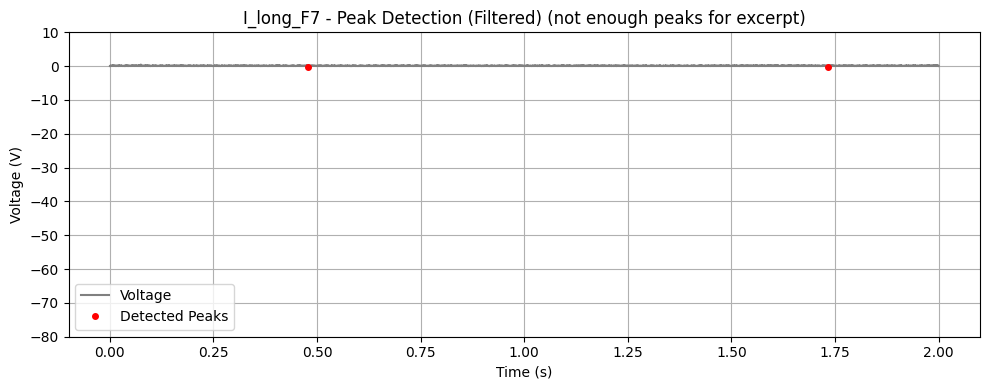
#> input picture 7.png, 989 x 390 px, given in place of MJ_LED.mp4, which was not available
$ jupyter execute ImageG_video.ipynb
#> lines starting #> are read from the running program, lines starting #| are printed output that depends on the picture; after the words box and inside, x2 and y2 are one past the last pixel; in counts of white or black regions, pixels touching at a corner belong together; pictures that were not available may be replaced by others from this repository, and a replacement may not be noted
[cell 1]
# made by Gibeom LEE, HI LAB
# ImageJ와 같은 영상 분석 툴입니다.
# 민감도를 조절한 후, 각 프레임을 사진으로 저장할 수 있습니다.

# space bar: 일시정지/재시작
# s: 모든 프레임 사진 저장
# q: 종료


# 트랙바 설명
#R_MIN : 픽셀의 빨강 채널 값이 이 값 이상일 때만 선택
#G_MIN : 픽셀의 초록 채널 값이 이 값 이상일 때만 선택
#B_MIN : 픽셀의 파랑 채널 값이 이 값 이상일 때만 선택
#BLUR_K : 영상에 중간값 블러(median blur)를 적용해 노이즈를 줄이는 강도 (커널 크기)
#MORPH_K : 마스크에 열림/닫힘(morphology) 연산을 적용해 작은 잡영역 제거 및 구멍 메우기 강도 (커널 크기)
#LargestOnly : 여러 선택 영역 중 가장 큰 영역만 남길지 여부 (0=모두 유지, 1=가장 큰 것만 유지)
#InvertMask : 마스크를 반전해 선택 영역을 뒤집을지 여부 (0=그대로, 1=반전)
#SideCutPercent : 화면 좌우 몇 %를 잘라내고 중앙 영역만 유지할지 조절 (0=전체, 40=양쪽 40% 잘라냄)

[cell 2]
import cv2, time, os, json
import numpy as np
import pandas as pd
from pathlib import Path
import matplotlib.pyplot as plt
import glob  # 폴더 내 파일 리스트 가져오는 라이브러리

# --- 사용자 설정 ---
# 1) 비디오 파일 경로
video_path = Path(r"C:\Users\user\Downloads\MJ LED\MJ_LED.mp4")

# 2) 영상 가로의 실제 길이(mm) → 픽셀-면적 환산용
side_length_mm = 66.0

# --- 저장 프레임 간격 설정 ---
SAVE_EVERY = 1 # 이 값의 배수 프레임만 이미지 저장 (예: 10이면 10,20,30,...)
SAVE_OFFSET = 0       # 시작 오프셋 (예: 5면 5,15,25,...)
CSV_ONLY_SAVED = False  # True면 CSV에도 저장한 프레임만 기록, False면 모든 프레임 기록
EXCLUDE_FRAME0 = True   # ← (NEW) 0번 프레임 저장 제외
DEBUG_PRINT_SAVED = True  # ← (NEW) 저장되는 프레임 인덱스 매번 출력

[cell 3]
# ==================================
# 폴더/파일 경로 정의
# ==================================
base_folder = video_path.parent / f"{video_path.stem}_video_analysis"
Original_folder = base_folder / "Original"
Binary_folder = base_folder / "Binary"
csv_path = base_folder / f"{video_path.stem}_area.csv"
params_path = base_folder / "last_params.json"   # 슬라이더 저장 파일

base_folder.mkdir(parents=True, exist_ok=True)

# ==================================
# 핵심 함수 정의 (변화 없음)
# ==================================

def odd_from_slider(x: int) -> int:
    if x <= 1: return 0
    v = x if x % 2 == 1 else x - 1
    return max(3, v)

def win_longpath(path: Path) -> str:
    s = str(path)
    if os.name == "nt":
        if len(s) >= 2 and s[1] == ":" and not s.startswith("\\\\?\\"):
            return "\\\\?\\" + s
    return s

# [22 lines left out: function safe_write_image, not called in this run]

def preprocess_and_mask(frame: np.ndarray, r_min: int, g_min: int, b_min: int, blur_k: int, morph_k: int, largest_only: bool) -> np.ndarray:
    """
    원본 프레임에 전처리(블러링, 모폴로지) 및 색상 필터링을 적용하여 마스크를 생성합니다.
    """
    mask = cv2.inRange(frame, (b_min, g_min, r_min), (255, 255, 255))
    if blur_k > 1:
        mask = cv2.medianBlur(mask, blur_k)
    if morph_k > 1:
        kernel = cv2.getStructuringElement(cv2.MORPH_RECT, (morph_k, morph_k))
        mask = cv2.morphologyEx(mask, cv2.MORPH_CLOSE, kernel)
    return mask

def postprocess_mask(mask: np.ndarray, invert: bool, side_cut_percent: int, largest_only: bool) -> np.ndarray:
    if invert:
        mask = cv2.bitwise_not(mask)
    h, w = mask.shape[:2]
    cut_percent = np.clip(side_cut_percent, 0, 50) / 100.0
    left_cut = int(w * cut_percent)
    right_cut = int(w * (1.0 - cut_percent))
    roi = np.zeros_like(mask)
    roi[:, left_cut:right_cut] = 255
    mask = cv2.bitwise_and(mask, roi)
    if largest_only:
        fg = (mask > 0).astype(np.uint8)
        num, labels, stats, _ = cv2.connectedComponentsWithStats(fg, connectivity=8)
        if num > 1:
            areas = stats[1:, cv2.CC_STAT_AREA]
            largest = 1 + np.argmax(areas)
            fg = (labels == largest).astype(np.uint8) * 255
            mask = fg
        else:
            mask[:] = 0
    return mask

def overlay_mask(Original_bgr, mask, alpha=0.45):
    color = np.zeros_like(Original_bgr); color[:] = (0, 255, 0)
    mask3 = cv2.cvtColor(mask, cv2.COLOR_GRAY2BGR)
    return np.where(mask3 > 0,
                    ((1 - alpha) * Original_bgr + alpha * color).astype(np.uint8),
                    Original_bgr)

def get_preview_scale(window_name, image_shape):
    try:
        _, _, win_w, win_h = cv2.getWindowImageRect(window_name)
    except cv2.error:
        return 1.0
    img_h, img_w = image_shape[:2]
    if win_w <= 0 or win_h <= 0 or img_w <= 0 or img_h <= 0:
        return 1.0
    return max(min(win_w / img_w, win_h / img_h), 1e-3)

def put_multiline(img, lines, org=(10, 25), scale=1.0, color=(0, 255, 255),
                  thickness=1, line_gap=30, display_scale=1.0):
    draw_scale = scale / max(display_scale, 1e-3)
    draw_thickness = max(1, int(round(thickness / max(display_scale, 1e-3))))
    draw_gap = max(1, int(round(line_gap / max(display_scale, 1e-3))))
    x, y = org
    for line in lines:
        cv2.putText(img, line, (x, y), cv2.FONT_HERSHEY_SIMPLEX,
                    draw_scale, (0, 0, 0), draw_thickness + 2, cv2.LINE_AA)
        cv2.putText(img, line, (x, y), cv2.FONT_HERSHEY_SIMPLEX,
                    draw_scale, color, draw_thickness, cv2.LINE_AA)
        y += draw_gap
    return img

# ---- 파라미터 저장/복원 (변화 없음) ----
DEFAULT_PARAMS = {
    "R_MIN": 160, "G_MIN": 160, "B_MIN": 140,
    "BLUR_K_RAW": 0, "MORPH_K_RAW": 0,
    "LargestOnly": 1,
    "InvertMask": 1,
    "SideCutPercent": 25,
    "PlaybackSpeedRaw": 10,
    "FramePosition": 0
}
def load_params():
    try:
        with open(win_longpath(params_path), "r", encoding="utf-8") as f:
            d = json.load(f)
        return {**DEFAULT_PARAMS, **d}
    except Exception:
        return DEFAULT_PARAMS.copy()

def save_params(d):
    try:
        params_path.parent.mkdir(parents=True, exist_ok=True)
        tmp = params_path.with_suffix(".json.tmp")
        with open(win_longpath(tmp), "w", encoding="utf-8") as f:
            json.dump(d, f, ensure_ascii=False, indent=2)
        os.replace(win_longpath(tmp), win_longpath(params_path))
    except Exception as e:
        print(f"[WARN] 파라미터 저장 실패: {e}")

# ==================================
# 비디오/스케일 정보 로드 (캡처 객체 1회 생성)
# ==================================
cap_main = cv2.VideoCapture(str(video_path))
if not cap_main.isOpened():
    raise FileNotFoundError(f"영상 열기 실패: {video_path}")
ret, first = cap_main.read() # 첫 프레임 읽어 해상도 확인
#> first is the input picture: shape (390, 989, 3); mean B, G, R 247.4, 247.4, 247.5
if not ret:
    raise RuntimeError("첫 프레임 읽기 실패")

H, W = first.shape[:2]
#> H = 390; W = 989
mm_per_px = side_length_mm / W
#> mm_per_px = 0.0667
area_mm2_per_px = mm_per_px ** 2
#> area_mm2_per_px = 0.00445
total_frames = int(cap_main.get(cv2.CAP_PROP_FRAME_COUNT))
fps = cap_main.get(cv2.CAP_PROP_FPS) or 30.0

print(f"[INFO] 해상도 {W}x{H}, 총 프레임 {total_frames}, FPS {fps:.2f}, 1px = {mm_per_px:.5f} mm, 1px² = {area_mm2_per_px:.6f} mm²")
#| [INFO] 해상도 989x390, 총 프레임 1, FPS 30.00, 1px = 0.06673 mm, 1px² = 0.004453 mm²

# ==================================
# 트랙바 생성
# ==================================
cv2.namedWindow("Preview", cv2.WINDOW_NORMAL)
cv2.resizeWindow("Preview", min(1500, W * 3), min(900, H * 2))

# --- 전역 변수 설정 ---
paused = False
idx = 0
trackbar_is_moving = False
current_frame = first.copy() # 현재 프레임 데이터를 저장할 변수
program_setting_trackbar = False # ⭐ 새로 추가된 플래그: 코드가 트랙바를 설정하는 중인지 확인

def _nothing(_): pass

# [15 lines left out: function on_frame_trackbar, not called in this run]

cv2.createTrackbar("R_MIN", "Preview", 0, 255, _nothing)
cv2.createTrackbar("G_MIN", "Preview", 0, 255, _nothing)
cv2.createTrackbar("B_MIN", "Preview", 0, 255, _nothing)
cv2.createTrackbar("BLUR_K", "Preview", 0, 31, _nothing)
cv2.createTrackbar("MORPH_K", "Preview", 0, 31, _nothing)
cv2.createTrackbar("LargestOnly", "Preview", 0, 1, _nothing)
cv2.createTrackbar("InvertMask", "Preview", 0, 1, _nothing)
cv2.createTrackbar("SideCutPercent", "Preview", 0, 50, _nothing)
cv2.createTrackbar("PlaybackSpeed", "Preview", 0, 100, _nothing)

max_frame = max(0, total_frames - 1)
cv2.createTrackbar("FramePosition", "Preview", 0, max_frame, on_frame_trackbar)

# ---- 저장된 값으로 초기화 (이전과 동일) ----
p = load_params()
cv2.setTrackbarPos("R_MIN", "Preview", int(p["R_MIN"]))
cv2.setTrackbarPos("G_MIN", "Preview", int(p["G_MIN"]))
cv2.setTrackbarPos("B_MIN", "Preview", int(p["B_MIN"]))
cv2.setTrackbarPos("BLUR_K", "Preview", int(p["BLUR_K_RAW"]))
cv2.setTrackbarPos("MORPH_K", "Preview", int(p["MORPH_K_RAW"]))
cv2.setTrackbarPos("LargestOnly", "Preview", int(p["LargestOnly"]))
cv2.setTrackbarPos("InvertMask", "Preview", int(p["InvertMask"]))
cv2.setTrackbarPos("SideCutPercent", "Preview", int(p["SideCutPercent"]))
cv2.setTrackbarPos("PlaybackSpeed", "Preview", int(p["PlaybackSpeedRaw"]))
program_setting_trackbar = True
initial_frame_pos = max(0, min(max_frame, int(p.get("FramePosition", 0))))
cv2.setTrackbarPos("FramePosition", "Preview", initial_frame_pos)
program_setting_trackbar = False
idx = initial_frame_pos
cap_main.set(cv2.CAP_PROP_POS_FRAMES, idx)
ret, frame = cap_main.read()
if ret:
    current_frame = frame.copy()
else:
    cap_main.set(cv2.CAP_PROP_POS_FRAMES, 0)
    idx = 0
    program_setting_trackbar = True
    cv2.setTrackbarPos("FramePosition", "Preview", 0)
    program_setting_trackbar = False
    current_frame = first.copy()

# ==================================
# 저장 루틴 (캡처 객체만 수정)
# ==================================
# [78 lines left out: function save_all, not called in this run]

# ==================================
# 프리뷰 루프 (최적화 및 버그 수정 로직)
# ==================================

def read_slider_raw():
    return {
        "R_MIN": cv2.getTrackbarPos("R_MIN", "Preview"),
        "G_MIN": cv2.getTrackbarPos("G_MIN", "Preview"),
        "B_MIN": cv2.getTrackbarPos("B_MIN", "Preview"),
        "BLUR_K_RAW": cv2.getTrackbarPos("BLUR_K", "Preview"),
        "MORPH_K_RAW": cv2.getTrackbarPos("MORPH_K", "Preview"),
        "LargestOnly": cv2.getTrackbarPos("LargestOnly", "Preview"),
        "InvertMask": cv2.getTrackbarPos("InvertMask", "Preview"),
        "SideCutPercent": cv2.getTrackbarPos("SideCutPercent", "Preview"),
        "PlaybackSpeedRaw": cv2.getTrackbarPos("PlaybackSpeed", "Preview"),
        "FramePosition": cv2.getTrackbarPos("FramePosition", "Preview")
    }

last_raw = p.copy()

try:
    while True:
        # 1. 현재 트랙바 위치를 가져옴
        target_idx = cv2.getTrackbarPos("FramePosition", "Preview")
        frame_was_loaded = False

        # 2. 프레임 로딩 로직
        if not paused and idx < total_frames - 1:
            # === [재생 중: 순차적 읽기] ===
            ret, frame = cap_main.read()
            if ret:
                current_frame = frame.copy()
                # cap.read() 후 실제 포인터 위치를 idx에 반영
                idx = int(cap_main.get(cv2.CAP_PROP_POS_FRAMES)) - 1
                frame_was_loaded = True
            else:
                # 영상 끝에 도달하면 일시정지 및 트랙바 업데이트
                idx = total_frames - 1
                program_setting_trackbar = True # ⭐ 트랙바 업데이트 전 플래그 설정
                cv2.setTrackbarPos("FramePosition", "Preview", idx)
                program_setting_trackbar = False # ⭐ 플래그 해제
                paused = True
                print("[INFO] 영상 끝에 도달했습니다. 일시정지합니다.")
                continue

        elif target_idx != idx:
            # === [트랙바 조작 감지: 점프 로드] ===

            # 1. cap_main의 포인터를 트랙바 위치로 명시적으로 재설정
            cap_main.set(cv2.CAP_PROP_POS_FRAMES, target_idx)

            # 2. 새로운 프레임을 로드
            ret, frame = cap_main.read()
            if ret:
                current_frame = frame.copy()
                # 3. idx를 트랙바 위치로 강제 동기화 (재생 시작점 확보)
                idx = target_idx
                frame_was_loaded = True
            else:
                print(f"[WARN] 프레임 {target_idx} 로드 실패.")
                # 실패 시 cap 포인터를 다시 읽어서 idx 보정
                idx = int(cap_main.get(cv2.CAP_PROP_POS_FRAMES))

            # 트랙바 조작이 완료되었으므로 플래그 해제 (이 플래그는 on_frame_trackbar에서 사용됨)
            trackbar_is_moving = False

        elif paused and target_idx == idx:
            # 일시정지 중 & 트랙바 위치와 일치: 프레임 재처리만 수행 (로딩 건너뜀)
            pass

        # 3. 슬라이더 값 읽기 및 처리 (이전과 동일)
        raw = read_slider_raw()
        last_raw = raw.copy()
        R_MIN = raw["R_MIN"]
        G_MIN = raw["G_MIN"]
        B_MIN = raw["B_MIN"]
        BLUR_K = odd_from_slider(raw["BLUR_K_RAW"])
        MORPH_K = odd_from_slider(raw["MORPH_K_RAW"])
        use_largest = bool(raw["LargestOnly"])

        # 재생 속도 계산
        slider_val = raw["PlaybackSpeedRaw"]
        if slider_val == 0:
            playback_speed = 0.1
        else:
            playback_speed = slider_val / 10.0

        wait_ms = int((1000 / fps) / playback_speed)
        wait_ms = max(1, wait_ms)

        # 4. 마스크 처리 및 오버레이
        base_mask = preprocess_and_mask(current_frame, R_MIN, G_MIN, B_MIN, BLUR_K, MORPH_K, False)
#> in preprocess_and_mask, `mask = cv2.inRange(frame, (b_min, g_min, r_min), (255, 255, 255))`:
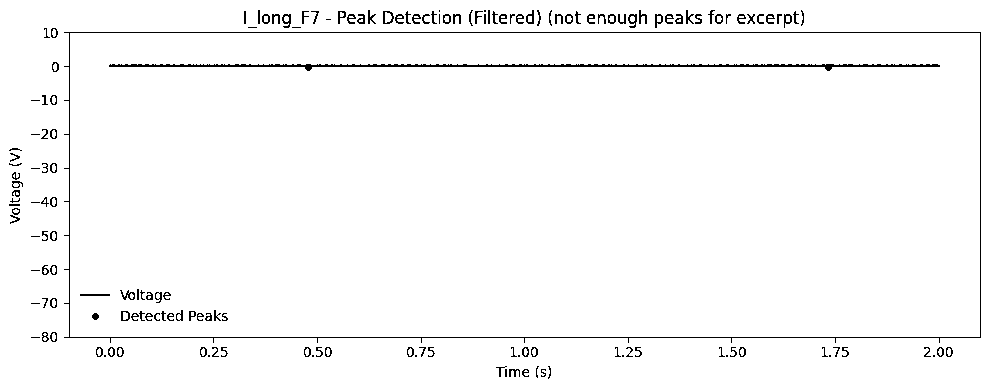
#> mask: shape (390, 989); 97.5% white; black in thin lines or dots
        mask = postprocess_mask(
            base_mask,
            invert=bool(raw["InvertMask"]),
            side_cut_percent=int(raw["SideCutPercent"]),
            largest_only=use_largest
        )
#> in postprocess_mask, `mask = cv2.bitwise_not(mask)`: mask: shape (390, 989); 2.5% white in thin lines or dots
#> in postprocess_mask, `mask = cv2.bitwise_and(mask, roi)`:
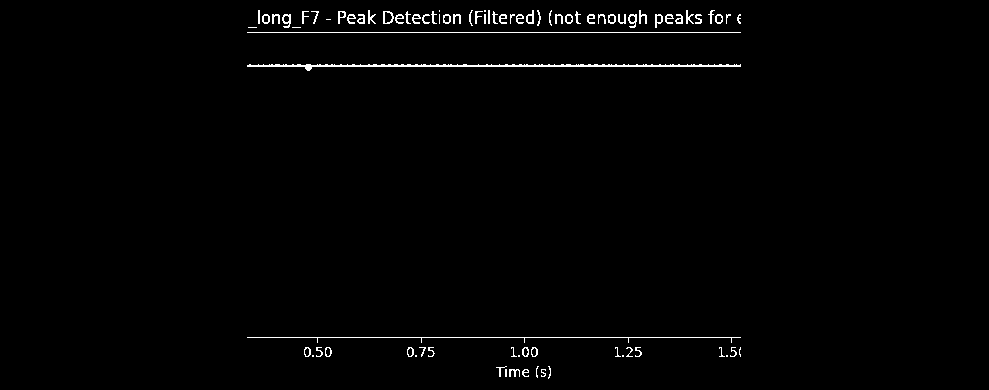
#> mask: shape (390, 989); 1.2% white in thin lines or dots, all inside (x1, y1, x2, y2) = (247, 10, 741, 379)
#> in postprocess_mask, `num, labels, stats, _ = cv2.connectedComponentsWithStats(fg, connectiv..`:
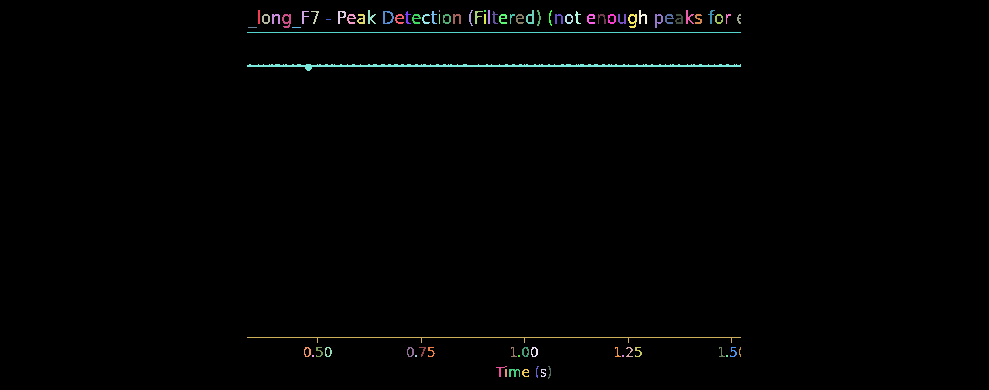
#> labels: shape (390, 989) int32; 84 distinct labels, from 0 to 83; one colour per label, 0 black
#> in postprocess_mask, `num, labels, stats, _ = cv2.connectedComponentsWithStats(fg, connectiv..`: num = 84; stats = 84 rows, first 6: [0, 0, 989, 390, 380912], [258, 10, 2, 14, 28], [302, 11, 7, 13, 36], [311, 11, 8, 13, 32], [338, 11, 8, 13, 49], [368, 10, 8, 14, 51]
#> in postprocess_mask, `areas = stats[1:, cv2.CC_STAT_AREA]`: areas = 83 values, max 1188 at index 54, min 2 at index 8, mean 57.81
#> in postprocess_mask, `largest = 1 + np.argmax(areas)`: largest = 55
#> in postprocess_mask, `fg = (labels == largest).astype(np.uint8) * 255`:
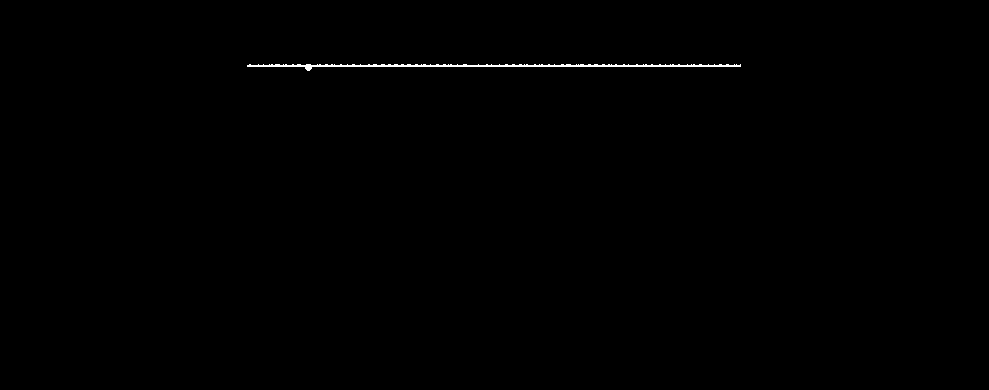
#> fg: shape (390, 989); 0.31% white in thin lines or dots, all inside (x1, y1, x2, y2) = (247, 64, 741, 71)

        # 패널 이미지 생성 및 정보 표시
        overlay = overlay_mask(current_frame, mask, alpha=0.45)
        mask_bgr = cv2.cvtColor(mask, cv2.COLOR_GRAY2BGR)
        panel = np.hstack([current_frame, overlay, mask_bgr])
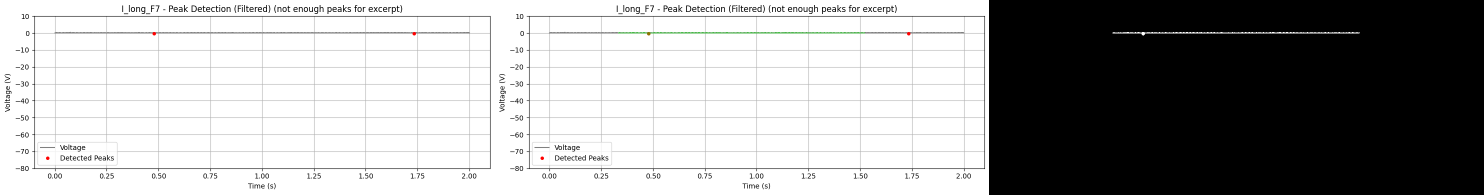
#> panel: shape (390, 2967, 3) (shown at 1/2 size); mean B, G, R 165.1, 165.3, 165.2

        lines = [
            f"Frame {idx}/{total_frames-1}",
            "Controls: SPACE=Pause/Play, S=Save, R=Restart, Q=Quit",
            f"Mode: {'PAUSED' if paused else 'PLAYING'}",
            f"Params: R_MIN={R_MIN} G_MIN={G_MIN} B_MIN={B_MIN} BLUR={BLUR_K} MORPH={MORPH_K} LargestOnly={int(use_largest)}",
            f"Playback Speed: {playback_speed:.1f}x (Wait: {wait_ms}ms)"
        ]

        preview_scale = get_preview_scale("Preview", panel.shape)
#> preview_scale = 1
        panel = put_multiline(panel, lines, org=(10, 30), display_scale=preview_scale)
#> after the loop in put_multiline, `for line in lines:`:
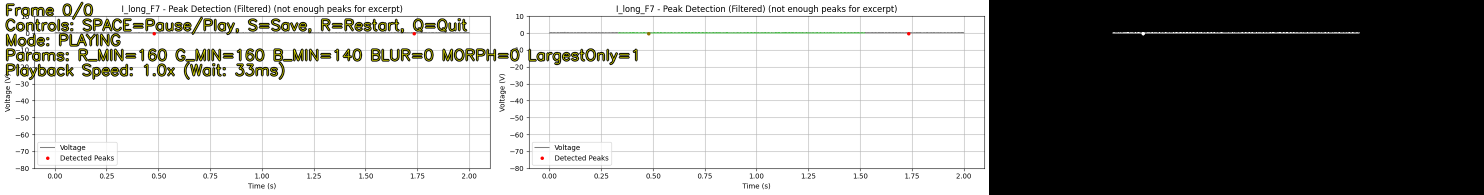
#> img: shape (390, 2967, 3) (shown at 1/2 size); mean B, G, R 157, 159.1, 159
#> after the loop in put_multiline, `for line in lines:`: y = 180
        cv2.imshow("Preview", panel)

        # 5. 키 입력 처리
        key = cv2.waitKey(30 if paused else wait_ms) & 0xFF
#> (key q is pressed here)

        if key == ord('q'):
            save_params(raw)
            break
        elif key == 32:  # SPACE
            # [버그 수정]: 재생 시작/재개 시 cap 포인터를 현재 idx 위치로 재설정
            if paused:
                # 다음 프레임부터 재생되도록, 현재 idx 위치로 설정
                cap_main.set(cv2.CAP_PROP_POS_FRAMES, idx)
                print(f"[INFO] 재생 시작! cap 포인터 위치를 {idx}로 재설정.")

            paused = not paused

        elif key == ord('s'):
            print("[INFO] 's' 감지 → 저장을 시작합니다.")
            save_all(R_MIN, G_MIN, B_MIN, BLUR_K, MORPH_K, use_largest,
                     bool(raw["InvertMask"]), int(raw["SideCutPercent"]))
            save_params(raw)

        elif key == ord('r'):  # R 키 → 영상 재시작
            print("[INFO] 'r' 감지 → 영상 처음부터 재시작")
            idx = 0
            cap_main.set(cv2.CAP_PROP_POS_FRAMES, idx)
            program_setting_trackbar = True # ⭐ 트랙바 업데이트 전 플래그 설정
            cv2.setTrackbarPos("FramePosition", "Preview", idx)
            program_setting_trackbar = False # ⭐ 플래그 해제
            paused = False

        # 6. 트랙바 위치 업데이트 (재생 중일 때만)
        if not paused and frame_was_loaded:
            if idx < total_frames - 1:
                program_setting_trackbar = True # ⭐ 트랙바 업데이트 전 플래그 설정
                cv2.setTrackbarPos("FramePosition", "Preview", idx)
                program_setting_trackbar = False # ⭐ 플래그 해제

finally:
    try:
        save_params(last_raw)
    except Exception as e:
        print(f"[WARN] 종료 시 파라미터 저장 실패: {e}")
    cap_main.release()
    cv2.destroyAllWindows()
    print("[INFO] 종료")
